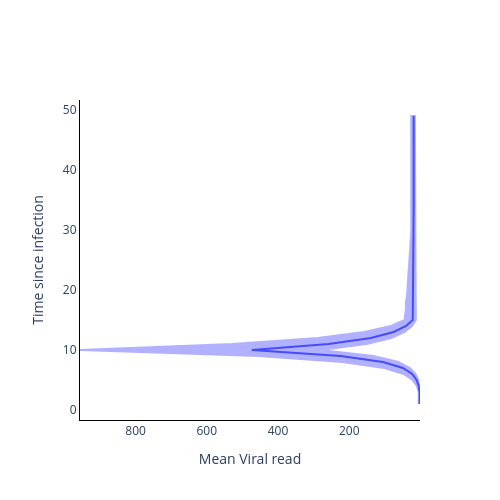

The notebook cell this image was saved under:
### Code cell
fig = go.Figure()

fig.add_trace(
    go.Scatter(
        y=time_from_infec,
        x=np.mean(vr_val, axis=1),
        mode='lines',
        name='Mean Viral read',
        showlegend=False,
    )
)

fig.add_trace(
    go.Scatter(
        y=time_from_infec.tolist() + time_from_infec.tolist()[::-1],
        x=np.quantile(vr_val, 0.975, axis=1).tolist() + np.quantile(vr_val, 0.025, axis=1).tolist()[::-1],
        mode='lines',
        fill='toself',
        fillcolor='blue',
        line_color='blue',
        opacity=0.3,
        showlegend=False,
    )
)

# Add axis labels
fig.update_layout(
    width=500, 
    height=500,
    plot_bgcolor='white',
    xaxis=dict(
        linecolor='black',
        title = 'Mean Viral read',
        autorange='reversed'
        ),
    yaxis=dict(
        linecolor='black',
        title = 'Time since infection'),
    #legend=dict(
    #    orientation="h",
    #    yanchor="bottom",
    #    y=1.02,
    #    xanchor="right",
    #    x=1
    #)
    )

fig.write_image('images/Logistic-Viral_read_model.pdf')
fig.show()

### Figure 1 — Plotly figure (JSON) as saved in the notebook; plotly's stock layout.template omitted (floating-point values rounded to 4 significant figures)
{"data": [{"mode": "lines", "name": "Mean Viral read", "showlegend": false, "type": "scatter", "x": [2.45, 2.451, 2.446, 5.2, 11.04, 23.39, 49.48, 105.7, 224.2, 473.7, 258.0, 139.5, 75.33, 40.73, 22.0, 21.72, 21.47, 21.35, 21.12, 20.91, 20.79, 20.4, 20.34, 20.16, 19.96, 19.88, 19.65, 19.55, 19.34, 19.21, 19.27, 19.25, 19.21, 19.21, 19.24, 19.21, 19.24, 19.24, 19.23, 19.25, 19.25, 19.23, 19.18, 19.22, 19.2, 19.21, 19.26, 19.21, 19.22], "y": [1, 2, 3, 4, 5, 6, 7, 8, 9, 10, 11, 12, 13, 14, 15, 16, 17, 18, 19, 20, 21, 22, 23, 24, 25, 26, 27, 28, 29, 30, 31, 32, 33, 34, 35, 36, 37, 38, 39, 40, 41, 42, 43, 44, 45, 46, 47, 48, 49]}, {"fill": "toself", "fillcolor": "blue", "line": {"color": "blue"}, "mode": "lines", "opacity": 0.3, "showlegend": false, "type": "scatter", "x": [4.932, 5.029, 4.976, 10.37, 22.46, 47.38, 101.4, 219.8, 453.1, 956.0, 528.9, 288.8, 158.4, 82.89, 44.65, 42.81, 40.86, 41.04, 37.78, 36.82, 36.33, 34.6, 33.62, 32.26, 31.0, 30.05, 29.06, 28.18, 26.93, 25.77, 25.99, 25.96, 25.97, 26.03, 25.9, 25.82, 25.99, 25.96, 25.85, 25.91, 25.8, 25.91, 25.63, 26.08, 25.85, 25.78, 26.08, 25.91, 25.93, 15.84, 15.82, 15.89, 15.82, 15.78, 15.77, 15.79, 15.83, 15.83, 15.84, 15.76, 15.8, 15.78, 15.84, 15.85, 15.79, 15.78, 15.83, 15.83, 15.75, 15.6, 15.4, 15.2, 15.03, 14.8, 14.59, 14.45, 14.16, 14.08, 13.84, 13.73, 13.52, 13.25, 13.15, 12.98, 24.21, 44.23, 82.18, 151.3, 280.6, 131.8, 62.33, 29.48, 13.82, 6.481, 3.052, 1.449, 1.437, 1.451], "y": [1, 2, 3, 4, 5, 6, 7, 8, 9, 10, 11, 12, 13, 14, 15, 16, 17, 18, 19, 20, 21, 22, 23, 24, 25, 26, 27, 28, 29, 30, 31, 32, 33, 34, 35, 36, 37, 38, 39, 40, 41, 42, 43, 44, 45, 46, 47, 48, 49, 49, 48, 47, 46, 45, 44, 43, 42, 41, 40, 39, 38, 37, 36, 35, 34, 33, 32, 31, 30, 29, 28, 27, 26, 25, 24, 23, 22, 21, 20, 19, 18, 17, 16, 15, 14, 13, 12, 11, 10, 9, 8, 7, 6, 5, 4, 3, 2, 1]}], "layout": {"height": 500, "plot_bgcolor": "white", "width": 500, "xaxis": {"autorange": "reversed", "linecolor": "black", "title": {"text": "Mean Viral read"}}, "yaxis": {"linecolor": "black", "title": {"text": "Time since infection"}}}}
